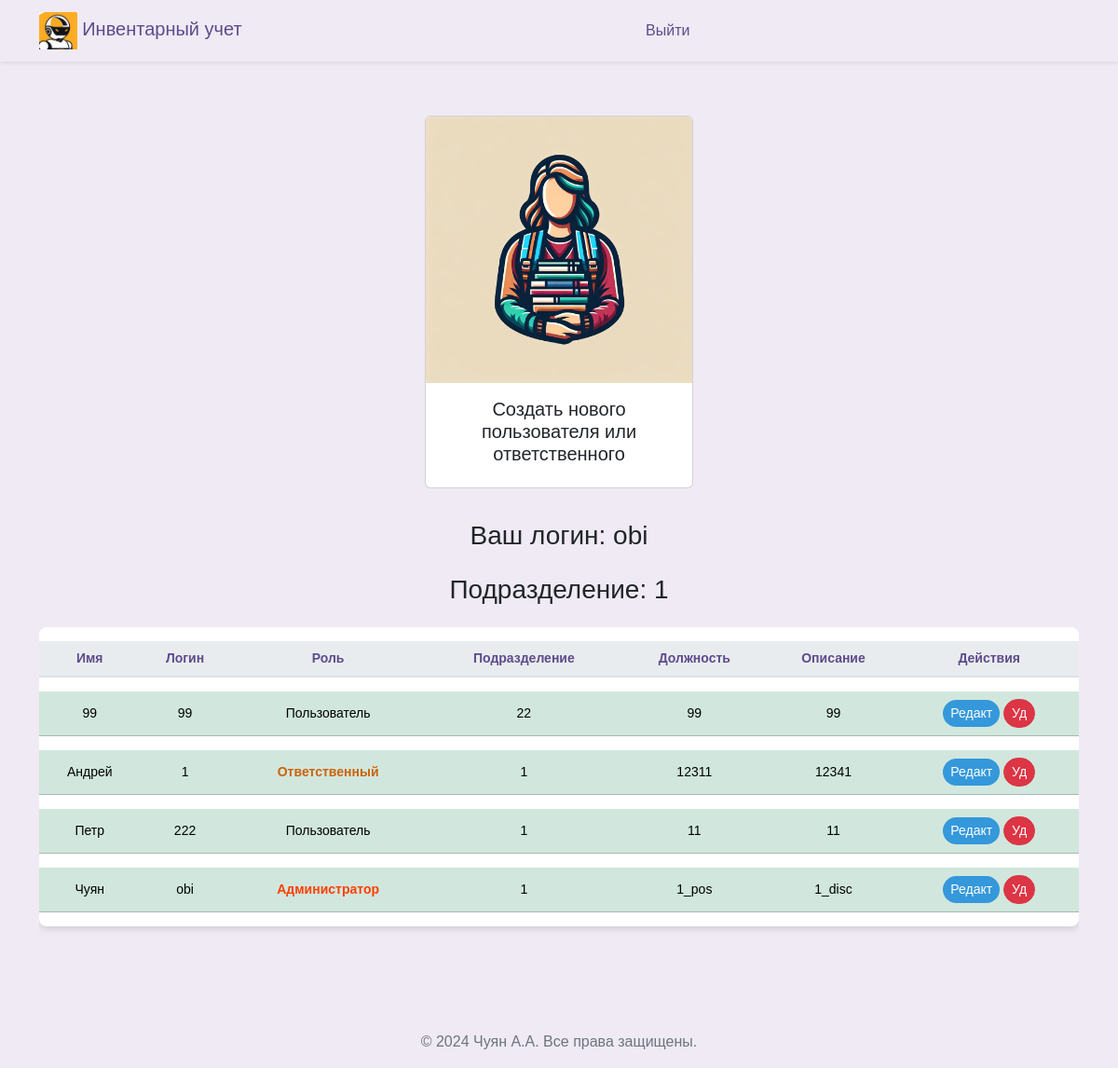
Before: /workers_admin (signed in) with the older database file.
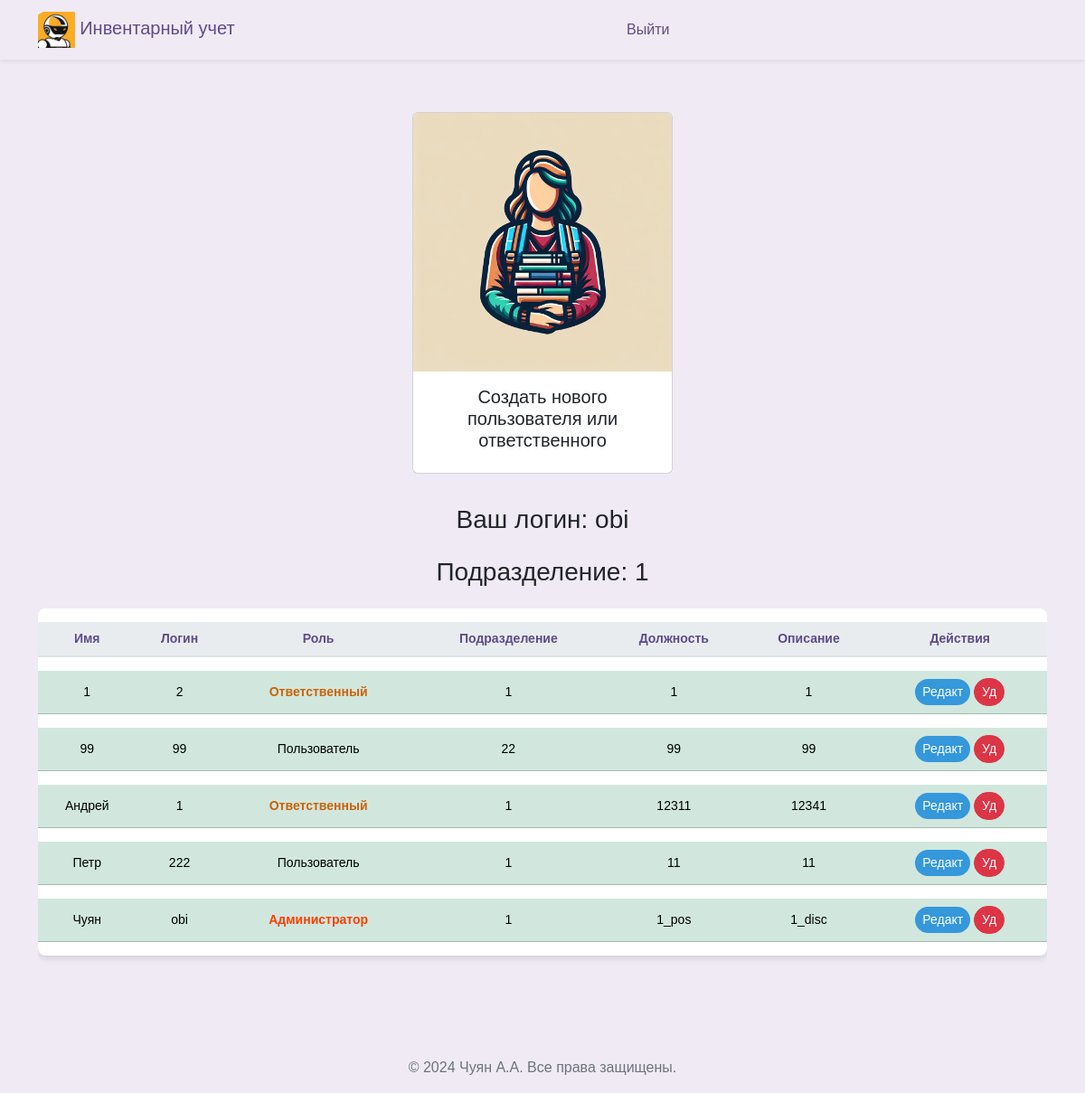
After: the same page with the newer database file.
### src/database/models.py (models this page shows, shortened)
class Worker(Base):
    __tablename__ = "worker"
    id = Column(Integer, primary_key=True)
    role = Column(Enum(Role), default=Role.guest)
    fio = Column(String)
    name = Column(String, unique=True)
    password = Column(String)
    department = Column(String)
    position = Column(String)
    description = Column(String, default=None)
    conn_worker_arm = relationship(
        "Arm", back_populates="conn_arm_worker"
    )

### src/frontend/router.py (the view)
@router.get("/workers")
async def get_workers(
    request: Request,
    worker: Worker = Depends(get_worker_or_redirect),
    session: AsyncSession = Depends(get_session),
):
    data = await CRUDWorker.get_all_worker_sorted(session)
    return templates.TemplateResponse(
        "workers/index.html",
        {"request": request, "worker": worker, "data": data},
    )

### src/frontend/template/workers_admin/index.html (shortened to what this page needs)
{% extends "base/base.html" %}
{% block content %}
<head>
</head>
<div class="d-flex justify-content-center align-items-center">
  <a class="nav-link" href="#" data-bs-toggle="modal" data-bs-target="#modal_create" bs-department="{{worker.department}}">
    <div class="card" style="width: 18rem; margin: 10px;">
      <img src="../frontend/assets/img/workers.jpg" class="card-img-top" alt="...">
      <div class="card-body">
        <h5 class="card-title" style="text-align: center;">Создать нового пользователя или ответственного</h5>
      </div>
    </div>
  </a>
</div>
<div class="row ">
  <div class="col-12">
    <h3 class="mb-4" style="margin-bottom: 60px; text-align: center;">Ваш логин: {{ worker.name }}</h3>
    <h3 class="mb-4" style="margin-bottom: 60px; text-align: center;">Подразделение: {{ worker.department }}</h3>
    <div class="table-responsive">
      <table class="table table-hover table-shadow table-rounded ">
        <thead>
          <tr>
            <th scope="col" >Имя</th>
            <th scope="col" >Логин</th>
            <th scope="col" >Роль</th>
            <th scope="col" >Подразделение</th>
            <th scope="col" >Должность</th>
            <th scope="col" >Описание</th>
            <th scope="col" >Действия</th>
          </tr>
        </thead>
        <tbody class="text-center">
          {% for worker_tuple in data %}
            {% set workers = worker_tuple %}
                <tr class="table-success " >
                  <td>{{ workers.fio }}</td>
                  <td>{{ workers.name }}</td>
                  <td>{% if workers.role.name == 'user' %}<span class="orange-bold-text">Ответственный</span>{% elif workers.role.name == 'admin' %}<span class="red-bold-text">Администратор</span> {% else %}Пользователь{% endif %}</td>
                  <td>{{ workers.department }}</td>
                  <td>{{ workers.position }}</td>
                  <td>{{ workers.description }}</td>
                  <td>
                    <button type="button" class="btn btn-primary btn-sm" style="background-color: #3498db; color: white;"
                      data-bs-toggle="modal"
                      data-bs-target="#modal_update"
                      data-bs1="{{workers.fio}}"
                      data-bs2="{{workers.name}}"
                      data-bs3="{{workers.position}}"
                      data-bs4="{{workers.description}}"
                      data-bs5= "{{workers.id}}"
                      data-bs6= "{{workers.department}}"
                      data-bs7= "{{workers.role.name}}">
                      Редакт
                    </button>
                    <button type="button" class="btn btn-danger btn-sm" style="color: white;"
                      onclick="deleteWorker('{{ workers.id }}')">
                      Уд
                    </button>
                  </td>
                </tr>
          {% endfor %}
        </tbody>
      </table>
    </div>
  </div>
</div>
{% endblock %}

### src/frontend/template/base/base.html (shortened to what this page needs)
<!DOCTYPE html>
<html lang="ru">
<head>{% include 'base/head.html' %}</head>
<body>
  {% include 'base/nav.html' %}
  <div class="container my-5">
    {% block content %}{% endblock %}
  </div>
  {% include 'base/footer.html' %}
</body>
</html>

### src/frontend/template/base/head.html (shortened to what this page needs)
<head>
  <link rel="stylesheet" href="/frontend/assets/css/bootstrap.min.css">
  <link href="/frontend/assets/css/select2.min.css" rel="stylesheet" />
  <link rel="stylesheet" href="/frontend/assets/css/base.css">
</head>

### src/frontend/template/base/nav.html
<nav class="navbar navbar-expand-lg navbar-light shadow-sm">
    <div class="container">
      <a class="navbar-brand" href="/">
        <img src="/frontend/assets/img/logo_min.jpg" alt="Педагог Logo" id="brand-logo" style="max-height: 40px;"> Инвентарный учет
      </a>
      <div class="collapse navbar-collapse" id="navbarNav">
        {% if user %}
        <ul class="navbar-nav mx-auto">
          {% if worker.role == 'admin' %}
          <li class="nav-item {% if request_path == '/worker' %}active{% endif %}">
            <a class="nav-link" href="/worker">Кабинет администратора</a>
          </li>
          {% endif %}
          {% if worker.role == 'user' %}
          <li class="nav-item {% if request_path == '/prepod' %}active{% endif %}">
            <a class="nav-link" href="/prepod">Кабинет ответсвтенного за учет</a>
          </li>
          {% endif %}
        </ul>
        {% else %}
        <ul class="navbar-nav mx-auto ml-md-auto">
          <li class="nav-item {% if request_path == '/auth' %}active{% endif %}">
            <a class="nav-link" href="/logout">Выйти</a>
          </li>
        </ul>
        {% endif %}
      </div>
    </div>
</nav>

### src/frontend/template/base/footer.html
﻿<footer style="text-align: center;">
  <p>&copy; 2024 Чуян А.А. Все права защищены.</p>
</footer>

### src/frontend/assets/css/base.css (style rules this page uses)
body { margin: 0; font-family: 'Nunito Sans', Arial, sans-serif; background-color: #efeaf4; }
.navbar { background-color: rgb(255, 255, 255), 255, 255); box-shadow: 0 4px 6px rgba(0, 0, 0, 0.1); }
.navbar-brand, .nav-link { color: #5e4b8b !important; }
.nav-link { margin: 0 10px; border-radius: 20px; transition: background-color 0.3s, color 0.3s; }
p { color: #6c757d; }
.table { background-color: #ffffff; color: #5e4b8b; border-collapse: separate; border-spacing: 0 15px; }
.table th, .table td { border-top: none !important; vertical-align: middle; }
.table thead th { background-color: #e9ecef; color: #5e4b8b; border-bottom: 2px solid #dee2e6; }
.table .btn, .table a { color: #7e57c2; transition: color 0.3s; }
.table td { padding: .5rem; }
.table-rounded { border-radius: .5rem; overflow: hidden; }
.table-shadow { box-shadow: 0 4px 6px rgba(0, 0, 0, 0.1); }
.btn { border-radius: 20px; }
.btn-primary { background-color: #8e44b0; border: none; color: #ffffff; transition: background-color 0.3s, color 0.3s, box-shadow 0.3s; }

### src/frontend/template/workers_admin/index.html (style rules this page uses)
table { font-family: Arial, sans-serif; }
td { font-size: 14px; }
th { text-align: center; font-size: 14px; }
.orange-bold-text { color: rgb(204, 99, 7); font-weight: bold; }
.red-bold-text { color: rgb(254, 63, 0); font-weight: bold; }

Changed rows visible on the page:
added Worker: fio "1", name "2", role "Ответственный", department "1", position "1", description "1"
